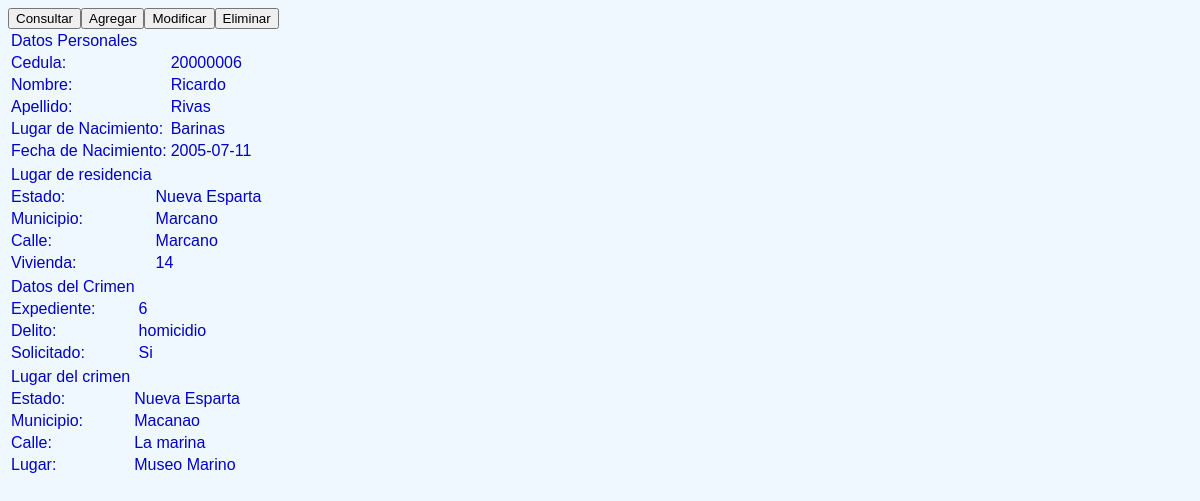
/result_consulta.php?cedula=20000006, run on the app's committed database.
### tables this page shows
CREATE TABLE Ciudadanos(
	cedula INT UNSIGNED NOT NULL,
	nombre VARCHAR(64) NOT NULL,
	apellido VARCHAR(64) NOT NULL,
	l_nacimiento VARCHAR(64) NOT NULL,
	f_nacimiento DATE NOT NULL,
	PRIMARY KEY(cedula)
);

CREATE TABLE Ubicacion_Ciudadanos(
	id_uc INT UNSIGNED NOT NULL AUTO_INCREMENT,
	cedula_uc INT UNSIGNED NOT NULL,
	estado_uc VARCHAR(64) NOT NULL,
	municipio_uc VARCHAR(64) NOT NULL,
	calle_uc VARCHAR(64) NOT NULL,
	vivienda_uc VARCHAR (64) NOT NULL,
	PRIMARY KEY (id_uc),
	INDEX UC_FK1(cedula_uc),
	FOREIGN KEY(cedula_uc)
		REFERENCES Ciudadanos(cedula)
);

CREATE TABLE Crimenes(
	expediente INT UNSIGNED NOT NULL,
    delito VARCHAR(64) NOT NULL,
    solicitado BOOL NOT NULL,
    cedula_c INT UNSIGNED NOT NULL,
    PRIMARY KEY (expediente),
    INDEX C_FK1(cedula_c),
    FOREIGN KEY (cedula_c)
		REFERENCES Ciudadanos(cedula)
);

CREATE TABLE Lugar_Crimenes(
	id_lc INT UNSIGNED NOT NULL AUTO_INCREMENT,
    estado_lc VARCHAR(64) NOT NULL,
    municipio_lc VARCHAR(64) NOT NULL,
    calle_lc VARCHAR(64) NOT NULL,
    lugar_lc VARCHAR(64) NOT NULL,
    expediente_lc INT UNSIGNED NOT NULL,
    PRIMARY KEY(id_lc),
    INDEX LC_FK1(expediente_lc),
    FOREIGN KEY (expediente_lc)
		REFERENCES Crimenes(expediente)
);

### result_consulta.php (the view, shortened to what this page needs)
<!DOCTYPE html>
<html>
  <head>
    <link rel="stylesheet" type="text/css" href="estilo.css" media="screen" />
  </head>
  <body>
    <nav name="barra" id="id_barra">
      <table>
            <form action="form_consulta.php">
              <input name="boton" id="id_boton" value="Consultar" type="submit"/>
            </form>
            <form action="form_agregar.php">
              <input name="boton" id="id_boton" value="Agregar" type="submit"/>
            </form>
            <form action="form_modificar.php">
              <input name="boton" id="id_boton" value="Modificar" type="submit"/>
            </form>
            <form action="form_eliminar.php">
              <input name="boton" id="id_boton" value="Eliminar" type="submit"/>
            </form>
      </table>
    </nav>
    <article name="contenido" id="id_contenido">
    <?php
    $cedula=$_GET["cedula"];
    include("conexionBD.php");
    $consulta="SELECT * FROM Ciudadanos WHERE cedula='$cedula'";
    $resultado=mysqli_query($conexion, $consulta);
    if($fila=mysqli_fetch_array($resultado, MYSQLI_ASSOC)){
      $consulta="SELECT * FROM Ciudadanos WHERE cedula='$cedula'";
      $resultado=mysqli_query($conexion, $consulta);
      mysqli_set_charset($conexion, "utf8");
      echo ("<table>");
      echo("<tr><td>Datos Personales</td></tr>");
      while($fila=mysqli_fetch_array($resultado, MYSQLI_ASSOC)){
        echo ("<tr><td>Cedula: </td><td>$fila[cedula]</td></tr>");
        echo ("<tr><td>Nombre: </td><td>$fila[nombre]</td></tr>");
        echo ("<tr><td>Apellido: </td><td>$fila[apellido]</td></tr>");
        echo ("<tr><td>Lugar de Nacimiento: </td><td>$fila[l_nacimiento]</td></tr>");
        echo ("<tr><td>Fecha de Nacimiento: </td><td>$fila[f_nacimiento]</td></tr>");
      }
      echo("</table>");
            $consulta="SELECT * FROM Ubicacion_Ciudadanos WHERE cedula_uc='$cedula'";
            $resultado=mysqli_query($conexion, $consulta);
            echo("<table>");
            echo("<tr><td>Lugar de residencia</td></tr>");
            while($fila=mysqli_fetch_array($resultado, MYSQLI_ASSOC)){
              echo ("<tr><td>Estado: </td><td>$fila[estado_uc]</td></tr>");
              echo ("<tr><td>Municipio: </td><td>$fila[municipio_uc]</td></tr>");
              echo ("<tr><td>Calle: </td><td>$fila[calle_uc]</td></tr>");
              echo ("<tr><td>Vivienda: </td><td>$fila[vivienda_uc]</td></tr>");
              }
            echo("</table>");
      $consulta="SELECT * FROM Crimenes WHERE cedula_c='$cedula'";
      $resultado=mysqli_query($conexion, $consulta);
      echo("<table>");
      echo("<tr><td>Datos del Crimen</td></tr>");
      while($fila=mysqli_fetch_array($resultado, MYSQLI_ASSOC)){
        echo ("<tr><td>Expediente: </td><td>$fila[expediente]</td></tr>");
        echo ("<tr><td>Delito: </td><td>$fila[delito]</td></tr>");
        if($fila["solicitado"]==0){
          $fila["solicitado"]="No";
        }
        else{
          $fila["solicitado"]="Si";
        }
        echo ("<tr><td>Solicitado: </td><td>$fila[solicitado]</td></tr>");
        }
      echo("</table>");
      $consulta="SELECT * FROM Lugar_Crimenes, Crimenes WHERE expediente_lc=expediente AND cedula_c=$cedula";
      $resultado=mysqli_query($conexion, $consulta);
      echo("<table>");
      echo("<tr><td>Lugar del crimen</td></tr>");
      while($fila=mysqli_fetch_array($resultado, MYSQLI_ASSOC)){
        echo ("<tr><td>Estado: </td><td>$fila[estado_lc]</td></tr>");
        echo ("<tr><td>Municipio: </td><td>$fila[municipio_lc]</td></tr>");
        echo ("<tr><td>Calle: </td><td>$fila[calle_lc]</td></tr>");
        echo ("<tr><td>Lugar: </td><td>$fila[lugar_lc]</td></tr>");
      }
      echo("</table>");
    }
    else{
      echo("<p>El ciudadano no ha cometido delitos anteriormente</p>");
    }
    ?>
  </article>
  </body>
</html>

### estilo.css (style rules this page uses)
body { background-color: #f0f8ff; font-family: Helvetica, sans-serif; }
table { border-color:#37526f; }
td { font-style: bold; color: #0000c8; }

### data on the page
ciudadanos: cedula "20000006", nombre "Ricardo", apellido "Rivas", l_nacimiento "Barinas", f_nacimiento "2005-07-11"
ubicacion_ciudadanos: estado_uc "Nueva Esparta", municipio_uc "Marcano", calle_uc "Marcano", vivienda_uc "14"
crimenes: expediente "6", delito "homicidio", fila "Si"
lugar_crimenes: estado_lc "Nueva Esparta", municipio_lc "Macanao", calle_lc "La marina", lugar_lc "Museo Marino"
